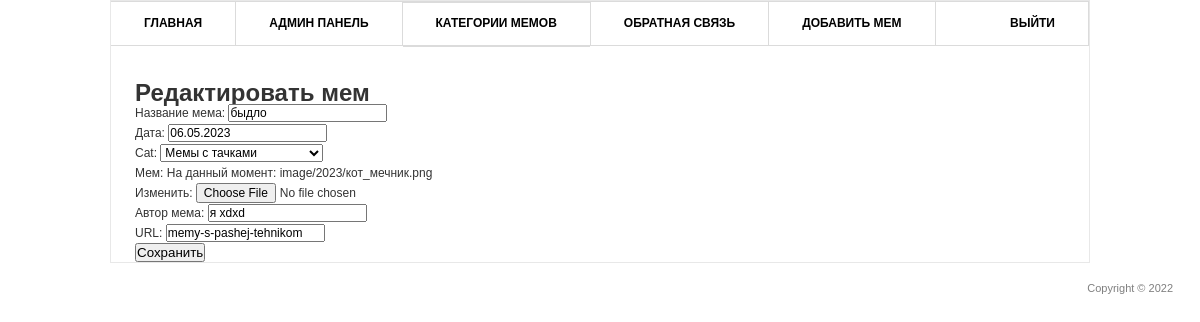
Page /update_mem/memy-s-pashej-tehnikom/ (signed in) on the committed database.
### memes/models.py (models this page shows, shortened)
class Memes(models.Model):
    objects = None
    name = models.CharField('Название мема', max_length=30)
    img = models.ImageField('Мем', upload_to='image/%Y')
    date = models.DateField('Дата')
    cat = models.ForeignKey('Category', on_delete=models.PROTECT)
    author = models.CharField('Автор мема', max_length=30)
    slug = models.SlugField(max_length=255, unique=True, db_index=True, verbose_name="URL")
    class Meta:
        verbose_name = 'Мемы'
        verbose_name_plural = 'Мемы'
        ordering = ['id']

class Category(models.Model):
    objects = None
    name = models.CharField(max_length=100, db_index=True)
    slug = models.SlugField(max_length=255, unique=True, db_index=True, verbose_name="URL")
    def __str__(self):
        return self.name
    def get_absolute_url(self):
        return reverse('category', kwargs={'cat_slug': self.slug})
    class Meta:
        verbose_name = 'Категория'
        verbose_name_plural = 'Категории'
        ordering = ['id']

### memes/views.py (the view, shortened to what this page needs)
# urls.py: path('update_mem/<slug:mem_slug>/', views.UpdateMem.as_view(), name='update_mem'),
class UpdateMem(LoginRequiredMixin, DataMixin, UpdateView):
    model = Memes
    form_class = UpdateMemesForm
    template_name = 'memsite/addmem.html'
    login_url = '/admin/'
    slug_field = 'slug'
    slug_url_kwarg = 'mem_slug'
    def get_context_data(self, **kwargs):
        context = super().get_context_data(**kwargs)
        c_def = self.get_user_context(title='Редактировать мем', update_mode=True, meme=self.get_object())
        return dict(list(context.items()) + list(c_def.items()))

### memes/form.py (shortened to what this page needs)
class UpdateMemesForm(forms.ModelForm):
    def __init__(self, *args, **kwargs):
        super().__init__(*args, **kwargs)
        self.fields['cat'].empty_label = "Категория не выбрана"
    class Meta:
        model = Memes
        fields = ['name', 'date', 'cat', 'img', 'author', 'slug']
        widgets = {
            'name': forms.TextInput(attrs={'class': 'form-comment'}),
        }

### memes/templatetags/mem_tags.py (called while the page is built)
@register.simple_tag()
def get_categories():
    return Category.objects.all()

@register.inclusion_tag('memsite/list_categories.html', takes_context=True)
def show_categories(context):
    cats = Category.objects.all()
    cat_selected = context['cat_selected']
    auth = context['auth']
    return {"categories": cats, "cat_selected": cat_selected, 'auth': auth}

### memes/utils.py (called while the page is built)
    def get_user_context(self, **kwargs):
        context = kwargs
        cats = Category.objects.all()
        context['categories'] = cats
        if 'cat_selected' not in context:
            context['cat_selected'] = 0
        if not self.request.user.is_authenticated:
            context['auth'] = 0
        else:
            context['auth'] = 1
        return context

### memes/templates/memsite/addmem.html (shortened to what this page needs)
{% extends 'memsite/base.html' %}
{% block content %}
  <h1>{{ title }}</h1>
  {% if update_mode %}
    <form action="{% url 'update_mem' mem_slug=meme.slug %}" method="post" enctype="multipart/form-data">
  {% else %}
    <form action="{% url 'add_mem' %}" method="post" enctype="multipart/form-data">
  {% endif %}
      {{ form.as_p }}
      <button type="submit">Сохранить</button>
    </form>
{% endblock %}

### static/css/style.css (style rules this page uses)
* { margin: 0; padding: 0; outline:0; }
body { font-size: 12px; line-height: 20px; font-family: Georgia, Arial, Helvetica, Sans-Serif; color: #333; background: url() repeat 0 0; }
a { color: #ff0000; text-decoration: none; cursor:pointer; }
input, textarea, select { font-family: Arial, Helvetica, sans-serif; font-size:12px; }
body { background-color: $dark; font-family: sans-serif; }
a { text-decoration: none; color: inherit; }

### rows in the picture
Memes: name "быдло", date "06.05.2023", cat "Мемы с тачками", author "я xdxd", slug "memy-s-pashej-tehnikom"

### other values in the picture
{{ title }} "Редактировать мем"
